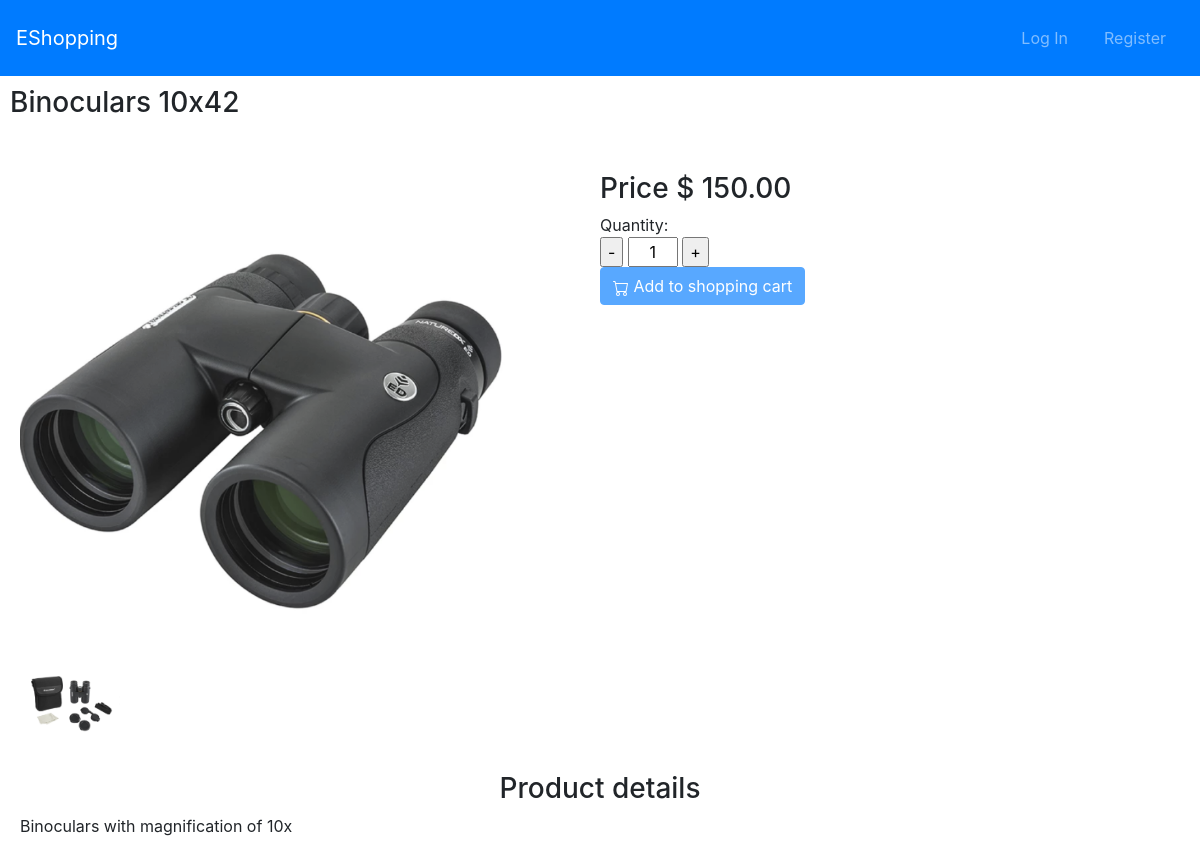
/item_detail/11, run on the app's committed database.
### eshopping/models.py (models this page shows)
class Item(models.Model):
    name = models.CharField(max_length=100)
    price = models.DecimalField(max_digits=20, decimal_places=2)
    updated_price = models.DecimalField(max_digits=20, decimal_places=2, null=True, blank=True)
    cover_image = models.ImageField(blank=True, upload_to = user_directory_path)
    category = models.ForeignKey(Category, on_delete=models.CASCADE)
    description = models.CharField(max_length=1000, blank=True)
    stock = models.IntegerField()
    code = models.CharField(max_length=20, unique=True)

class ProductImage(models.Model):
    product = models.ForeignKey(Item, on_delete=models.CASCADE, related_name="product_image")
    image = models.ImageField(blank=True, upload_to = user_directory_path_product_image)

### eshopping/views.py (the view)
# urls.py: path("item_detail/<int:id>", views.item_detail, name="item_detail"),
def item_detail(request, id):
    if request.method == "GET":
        item = Item.objects.get(pk=id)
        small_images = ProductImage.objects.filter(product=item)
        return render(request, "eshopping/details.html",{
            "item": item,
            "small_images": small_images
        })

### eshopping/templates/eshopping/details.html (shortened to what this page needs)
{% extends "eshopping/layout.html" %}
{% load static %}
{% block body %}
    <div style="margin-top: 10px; margin-left: 10px;"><h3>{{item.name}}</h3></div>
    <br>
    <div class="detail_block_upper">
        <div class="detail_left">
            <div class="large_image_block" style="width:auto;">
                {% if item.cover_image %}
                    <img class="large_image" src='{% static item.cover_image %}' style="max-width:500px; width:100%" id="image_0">
                {% else %}
                    <img class="large_image" src='https://media.istockphoto.com/id/1357365823/vector/default-image-icon-vector-missing-picture-page-for-website-design-or-mobile-app-no-photo.jpg?s=1024x1024&w=is&k=20&c=FGIHlElBCl9f52B_974wFjOxOj_yGSZIYJcbYtRZGP8=' style="max-width:500px; width:100%"  data-image_no="0">
                {% endif %}
            </div>
            <div class="small_image_block" style="width:auto;">
                {% for image in small_images %}
                    <img class="small_image" src='{% static image.image %}' id="image_{{forloop.counter}}" style="max-width:100px; width:100%;">
                {% endfor %}
            </div>
        </div>
        <div class="detail_rigth">
            <div class="price_tag" style="width:auto;">
                {% if item.updated_price > 0 %}
                <h3>Price $ <del>{{item.price}}</del> {{item.updated_price}}</h3>
                {% else %}
                <h3>Price $ {{item.price}}</h3>
                {% endif %}
            </div>
            <div class="quantity_box" style="width:auto;">
                Quantity:
                <br>
                <input type="button" class="q-" value="-" onclick="quantity_sub('quantity_no')">
                <input type="number" class="quantity_no" min="1" value = "1" style="max-width:50px; text-align: center; width:100%">
                <input type="button" class="q+" value="+"onclick="quantity_add('quantity_no')">
            </div>
            {% if item.stock > 0 %}
                {% if user.is_authenticated %}
                    <button type="button" class="btn btn-primary" onclick="AddShoppingCart()">
                        <svg xmlns="http://www.w3.org/2000/svg" width="16" height="16" fill="currentColor" class="bi bi-cart" viewBox="0 0 16 16">
                        <path d="M0 1.5A.5.5 0 0 1 .5 1H2a.5.5 0 0 1 .485.379L2.89 3H14.5a.5.5 0 0 1 .491.592l-1.5 8A.5.5 0 0 1 13 12H4a.5.5 0 0 1-.491-.408L2.01 3.607 1.61 2H.5a.5.5 0 0 1-.5-.5zM3.102 4l1.313 7h8.17l1.313-7H3.102zM5 12a2 2 0 1 0 0 4 2 2 0 0 0 0-4zm7 0a2 2 0 1 0 0 4 2 2 0 0 0 0-4zm-7 1a1 1 0 1 1 0 2 1 1 0 0 1 0-2zm7 0a1 1 0 1 1 0 2 1 1 0 0 1 0-2z"></path>
                        </svg>
                        Add to shopping cart
                    </button>
                {% else %}
                    <button type="button" class="btn btn-primary" disabled>
                        Add to shopping cart
                    </button>
                {% endif %}
            {% else %}
                <button type="button" class="btn btn-primary" disabled>Sold out</button>
            {% endif %}
        </div>
    </div>
    <div class="product_detail" style="padding: 20px;">
        <span style="text-align: center;"><h3>Product details</h3></span>
        {{item.description}}
    </div>
{% endblock%}

### eshopping/static/eshopping/styles.css (style rules this page uses)
.detail_block_upper { display: grid; grid-template-columns: 50% 50%; padding: 10px; margin: 10px; }

### data on the page
Item: name "Binoculars 10x42", cover_image (picture), price "150.00", description "Binoculars with magnification of 10x"
ProductImage: image (picture)
